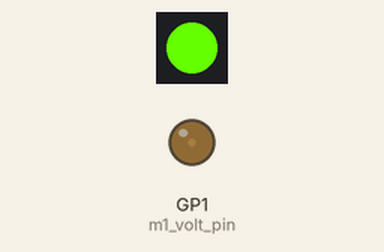
This program was run on a simulated Raspberry Pi Pico running MicroPython. On the bench: 1 RGB LEDs in strip order, left to right, output pins drawn as LEDs (lit = HIGH). What the program prints to the serial console is not drawn.

Above: at 0.05 s.
At 1.0 s:
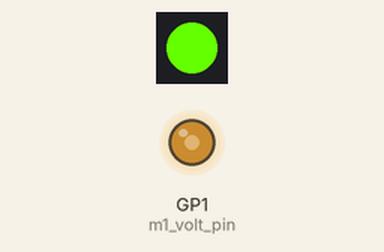
At 1.95 s:
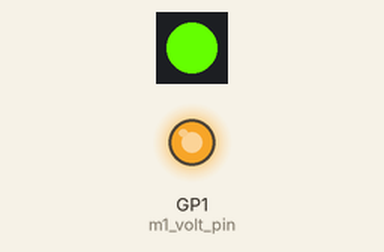
At 3.9 s:
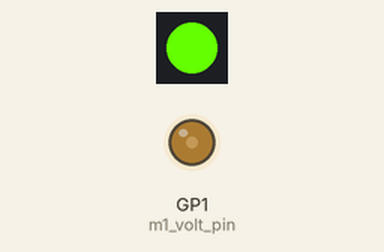
Timing chart, 0 to 5.4 s (numbered marks = the images above):
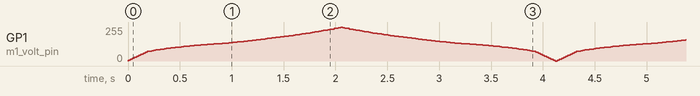

The program:

main-test-300v.py
```python
# Import necessary modules
from machine import PWM, Pin, I2C
import machine
import time
import neopixel


PIN_ONBOARD = 10
PIXEL_COUNT = 1

pos_table = [
    0, 5,10,15,20,
    25,30,35,40,45,
    50,55,60,65,70,
    75,80,85,90,95,
    100
]

pwm_table = [
      0,  9500, 18400, 22000, 24900,
  27000, 29250, 31000, 32500, 34000,
  35750, 38000, 40150, 43000, 45500,
  48000, 50850, 54000, 57400, 61000,
  65000
]

def get_pwm(x):
    for i in range(len(pos_table) - 1):
        if pos_table[i] <= x <= pos_table[i+1]:
            f = (x - pos_table[i]) / (pos_table[i+1] - pos_table[i])
            return int(pwm_table[i] + f * (pwm_table[i+1] - pwm_table[i]))

    if x < 0:
        return 0
    return 65000


np = neopixel.NeoPixel(machine.Pin(PIN_ONBOARD), PIXEL_COUNT)

np[0] = (100, 255, 1)
np.write()

frequency = 500
duty=0


m1_volt_pin = machine.Pin(1)
m1_volt_meter = PWM(m1_volt_pin)
m1_volt_meter.freq(frequency)
print(duty)

dir=0
inc = 1
percentage = 0
try:
    while 1==1:
        # voltage = float(input("voltage: "))
        # duty=int(60000*(voltage/300))
        #percentage = float(input("percent: "))

        if percentage == 100:
            inc = -1
        if percentage == 0:
            inc = 1

        percentage = percentage + inc
        # percentage = 99

        duty = get_pwm(percentage)# / 100)  # * 63000

        #duty = int(input(duty))
        print(f"{duty} {inc} {percentage}")

        m1_volt_meter.duty_u16(int(duty))
        print("*******************")


        time.sleep(0.02)


except KeyboardInterrupt:
    print("Ctrl-C Pressed")
finally:
    print("Setting to neutral")
    m1_volt_meter.duty_u16(int(0))
```
